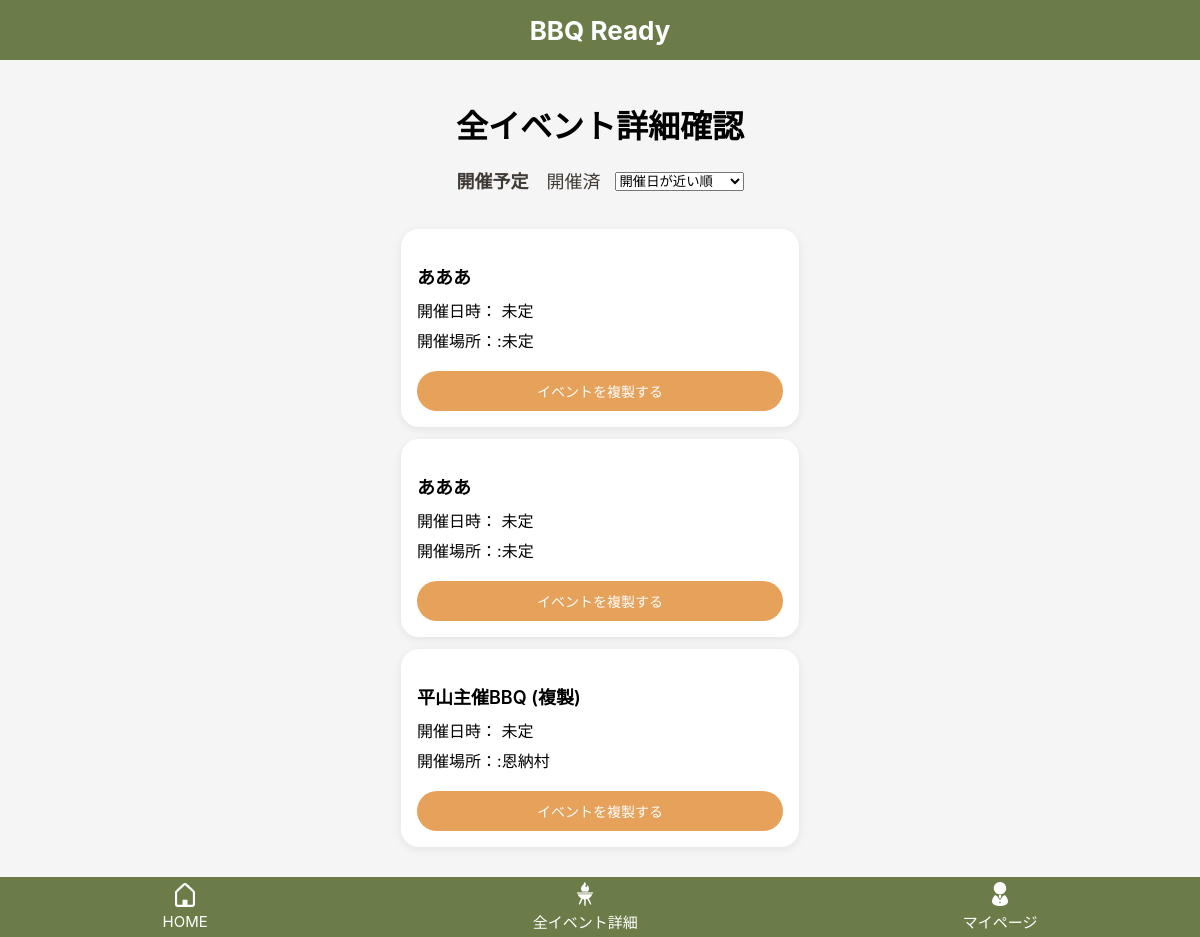
Before: /events/ (signed in) with the older database file.
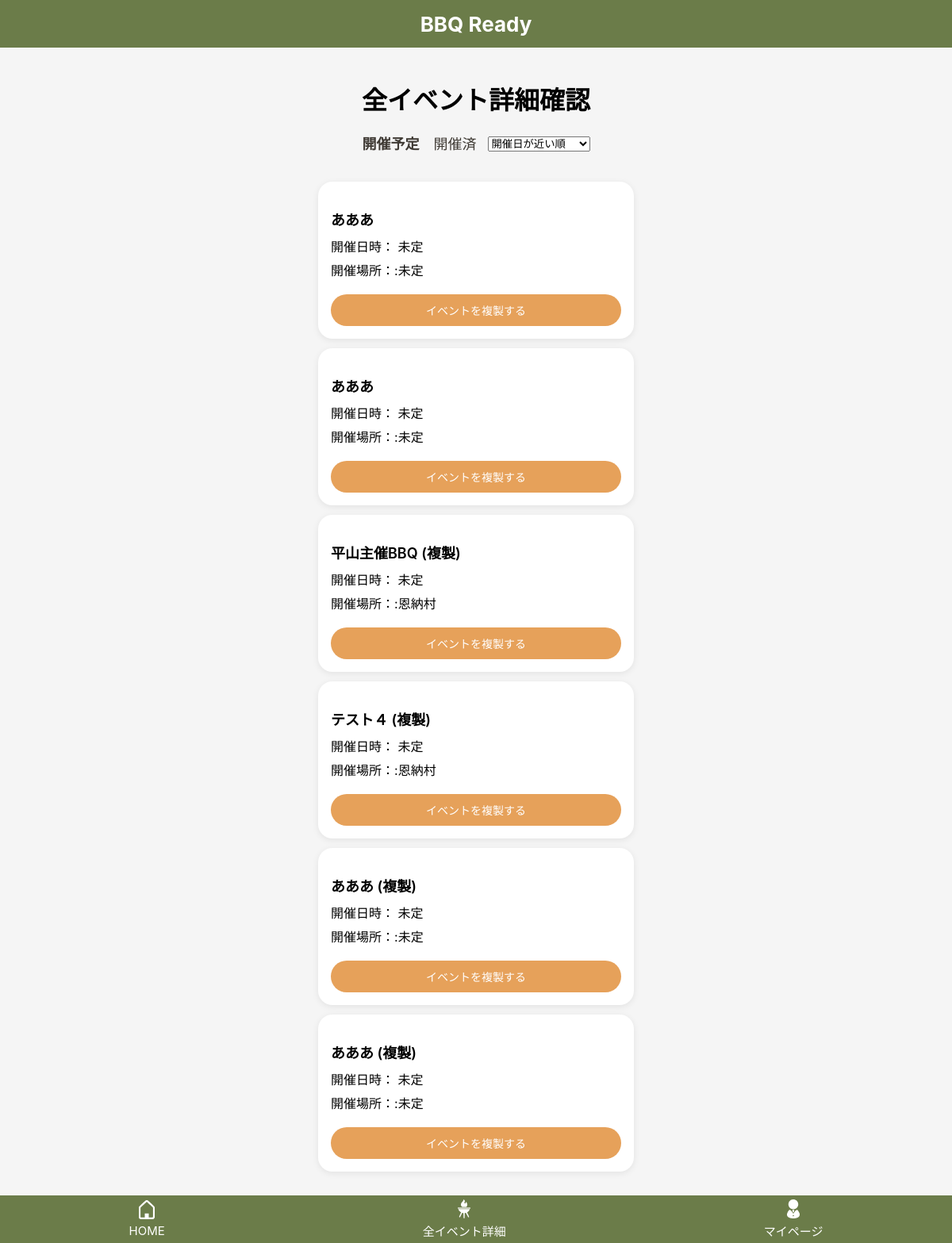
After: the same page with the newer database file.
### bbq_app/models.py (models this page shows, shortened)
class Event(models.Model):
    user = models.ForeignKey(settings.AUTH_USER_MODEL, on_delete=models.CASCADE, related_name="events")
    name = models.CharField("イベント名", max_length=30)
    held_at = models.DateTimeField("開催日時", null=True, blank=True)
    location = models.CharField("開催場所", max_length=50, blank=True)
    created_at = models.DateTimeField("作成日時", auto_now_add=True)
    updated_at = models.DateTimeField("更新日時", auto_now=True)

### bbq_app/views.py (the view)
# urls.py: path("events/", views.event_list, name="event_list"),
@login_required
def event_list(request):
    status = request.GET.get("status", "upcoming")
    sort =request.GET.get("sort", "held_at_asc")
    now = timezone.now()
    qs = Event.objects.filter(user=request.user)
    if status == "past":
        events = qs.filter(held_at__lt=now)
    else:
        events = qs.filter(Q(held_at__gte=now) | Q(held_at__isnull=True))
    if sort == "held_at_desc":
        events = events.order_by("-held_at")
    elif sort == "created_desc":
        events = events.order_by("-created_at")
    else:
        sort = "held_at_asc"
        events =events.order_by("held_at")
    return render(request, "bbq_app/event_list.html",{"events":events,"status":status,"sort":sort})

### bbq_app/templates/bbq_app/event_list.html (shortened to what this page needs)
{% extends "bbq_app/base.html" %}
{% block content %}
<h1 class="event-list-page-title">全イベント詳細確認</h1>
<div class="event-list-toolbar">
    <div class="event-list-tabs">
        {% if status == "upcoming" %}
            <strong>開催予定</strong>
        {% else %}
            <a href="{% url 'event_list' %}?status=upcoming&sort={{ sort }}">開催予定</a>
        {% endif %}
        {% if status == "past" %}
            <strong>開催済</strong>
        {% else %}
            <a href="{% url 'event_list' %}?status=past&sort={{ sort }}">開催済</a>
        {% endif %}
    </div>
    <form method="get" class="event-sort">
        <select name="sort" onchange="this.form.submit()">
            <option value="held_at_asc" {% if sort == "held_at_asc" %}selected{% endif %}>
                開催日が近い順
            </option>
        </select>
    </form>
</div>
<div class="event-card-list">
    {% for event in events %}
        <div class="event-list-card">
            <a href="{% url 'item_edit' event.id %}" class="event-list-card__link">
                <p class="event-list-card__title">{{ event.name }}</p>
                <p class="event-list-card__text">
                    開催日時：
                    {% if event.held_at %}
                        {{ event.held_at|date:"Y年m月d日 H:i" }}
                    {% else %}
                        未定
                    {% endif %}
                </p>
                <p class="event-list-card__text">
                    開催場所：:{{ event.location|default:"未定"}}
                </p>
            </a>
            <button type="button" class="event-list-card__duplicate-btn"
                    onclick="openDuplicateModal({{ event.id }}); return false;">
                イベントを複製する
            </button>
        </div>
    {% empty %}
        <p class="event-list-empty">イベントがありません</p>
    {% endfor %}
</div>
{% endblock %}

### bbq_app/templates/bbq_app/base.html (shortened to what this page needs)
{% load static %}
<!DOCTYPE html>
<html lang="ja">
<head>
    <link rel="stylesheet" href="{% static 'bbq_app/css/style.css' %}">
</head>
<body>
    {% block header %}
        {% include "bbq_app/partials/top_bar.html" %}
    {% endblock %}
    <main class="main-content">
    {% block content %}{% endblock %}
    </main>
    {% block footer %}
        {% include "bbq_app/partials/footer_nav.html" %}
    {% endblock %}
</body>
</html>

### bbq_app/templates/bbq_app/partials/top_bar.html
<header class="top-bar">
    <a href="{% url 'home' %}" class="top-bar__title">
        BBQ Ready
    </a>
</header>

### bbq_app/templates/bbq_app/partials/footer_nav.html
{% load static %}
<div class="footer-nav">
    <a href="{% url 'home' %}">
        <img src="{% static 'bbq_app/images/home.png' %}" width="24">
        <span>HOME</span>
    </a>
    <a href="{% url 'event_list' %}">
        <img src="{% static 'bbq_app/images/events.png' %}" width="24">
        <span>全イベント詳細</span>
    </a>
    <a href="{% url 'mypage' %}">
        <img src="{% static 'bbq_app/images/mypage.png' %}" width="24">
        <span>マイページ</span>
    </a>
</div>

### bbq_app/static/bbq_app/css/style.css (style rules this page uses)
body { margin:0 ; background: #f5f5f5; font-family: -apple-system, BlinkMacSystemFont, "Helvetica Neue", sanserif; }
.footer-nav { position: fixed; bottom: 0; left: 0; width: 100%; height: 60px; background: #6b7c49; display: flex; justify-content: space-around; align-items: center; }
.footer-nav a { text-decoration: none; color: white; display: flex; flex-direction: column; align-items: center; font-size: 15px; }
.footer-nav img { margin-bottom: 5px; }
.event-list-tabs { display: flex; justify-content: center; gap: 20px; margin-bottom: 16px; }
.event-list-tabs a { text-decoration: none; color: #3f3a34; }
.event-sort { text-align: center; margin-bottom: 20px; }
.event-card-list { display: flex; flex-direction: column; gap: 16px; }
.event-list-card { background: #ffffff; border-radius: 18px; padding: 16px; box-shadow: 0 2px 8px rgba(0, 0, 0, 0.08); }
.event-list-card__link { display: block; text-decoration: none; color: inherit; text-align: left; }
.event-list-card__title { font-size: 18px; font-weight: 600; margin-bottom: 10px; }
.event-list-card__text { margin: 6px 0; line-height: 1.5; }
.event-list-card__duplicate-btn { margin-top: 12px; width: 100%; padding: 10px 14px; border: none; border-radius: 999px; background: #e6a15a; color: white; font-size: 14px; }
.event-list-page-title { text-align: center; margin-bottom: 20px; }
.event-list-toolbar { display: flex; justify-content: center; align-items: center; gap: 14px; margin-bottom: 20px; flex-wrap: wrap; }
.event-list-tabs { display: flex; align-items: center; gap: 18px; }
.event-list-tabs a, .event-list-tabs strong { font-size: 18px; text-decoration: none; color: #3f3a34; }
.event-sort { margin: 0; }
.event-sort select { width: auto; min-width: 120px; position: relative; top: -8px; }
.event-card-list { display:flex; flex-direction:column; gap:12px; }
.top-bar { position: fixed; top: 0; left: 0; width: 100%; height: 60px; background:#6b7c49; display: flex; align-items: center; justify-content: center; z-index: 1000; }
.top-bar__title { color:white; text-decoration:none; font-size:26px; font-weight:bold; }
.main-content { max-width:430px; margin:0 auto; padding:80px 16px 90px; box-sizing: border-box; }

Changed rows visible on the page:
added Event: name "テスト４ (複製)", shows "未定", location "恩納村"
added Event: name "あああ (複製)", shows "未定", location "未定"
added Event: name "あああ (複製)", shows "未定", location "未定"
